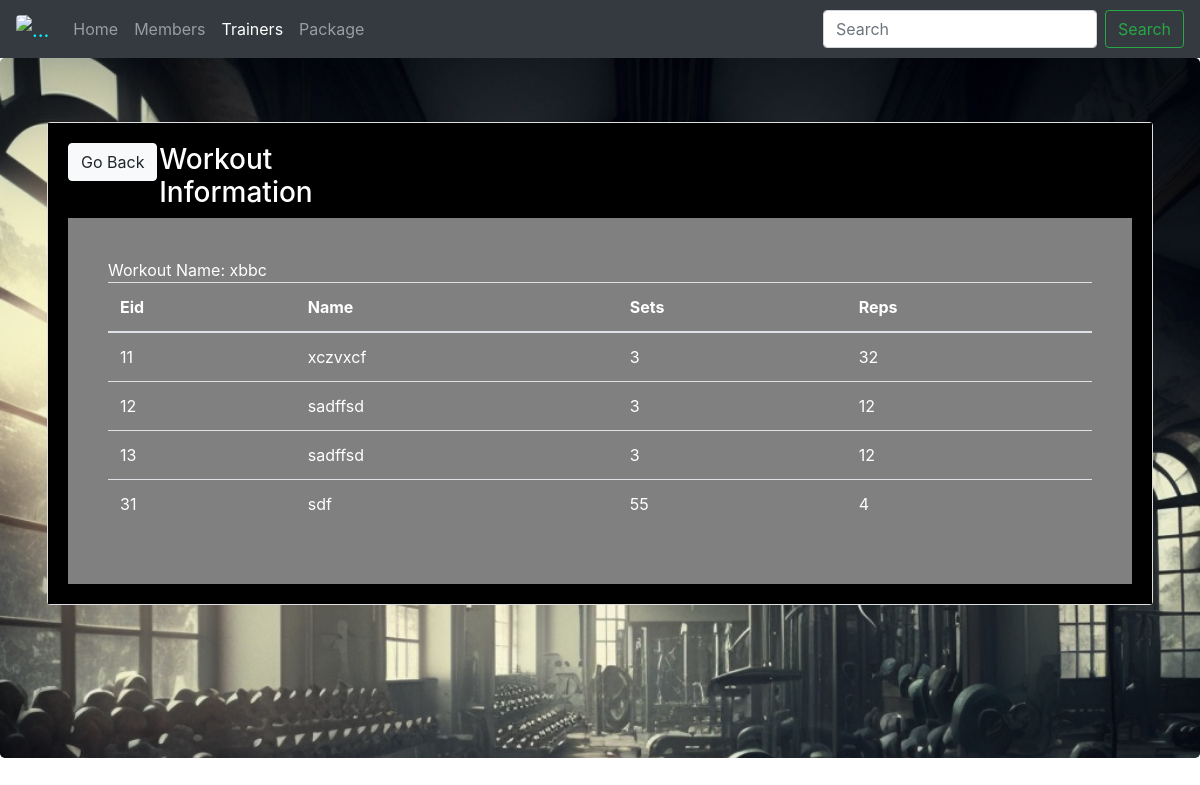
Page /project/wo.php?id=9 on the committed database.
### tables this page shows
CREATE TABLE IF NOT EXISTS `workout` (
  `eid` int(11) NOT NULL AUTO_INCREMENT,
  `e_name` varchar(20) NOT NULL,
  `sets` int(11) NOT NULL,
  `reps` int(11) NOT NULL,
  PRIMARY KEY (`eid`)
);

### project/wo.php (the view, shortened to what this page needs)
<!DOCTYPE html>
<html>
<head>
	 <link rel="stylesheet" href="https://maxcdn.bootstrapcdn.com/bootstrap/4.0.0-beta/css/bootstrap.min.css">
</head>
<body>
    <nav class="navbar navbar-expand-lg navbar-dark bg-dark">
  <a class="navbar-brand" href="admin-panel.php" style="color: cyan"> <img  class="rounded" alt="..." src="images/logo.jpg" width="30px"></a>
  <div class="collapse navbar-collapse" id="navbarSupportedContent">
    <ul class="navbar-nav mr-auto">
      <li class="nav-item ">
        <a class="nav-link" href="admin-panel.php">Home <span class="sr-only">(current)</span></a>
      </li>
      <li class="nav-item">
        <a class="nav-link" href="member_details.php">Members</a>
      </li>
      <li class="nav-item active">
        <a class="nav-link" href="Trainer.php">Trainers</a>
      </li>
      <li class="nav-item">
        <a class="nav-link" href="package.php">Package</a>
      </li>
    </ul>
    <form class="form-inline my-2 my-lg-0">
      <input class="form-control mr-sm-2" type="search" placeholder="Search" aria-label="Search">
      <button class="btn btn-outline-success my-2 my-sm-0" type="submit">Search</button>
    </form>
  </div>
</nav>
<div class="jumbotron" style="background: url('images/2.png') no-repeat;background-size: cover;height: 700px;">
 <div class="container">
<div class="card">
     <div class="card-body" style="background-color:black;color:white;">
         <div class="row">
             <div class="col-md-1">
    <a href="user.php" class="btn btn-light ">Go Back</a>
             </div>
             <div class="col-md-3"><h3> Workout Information</h3></div>
             <div class="col-md-8">
         </div></div>
     <div class="card-body" style="background-color:grey;color:#ffffff;">
         <div class="card-body">
    <table class="table table-hover">
        <thead>
     <tr>
			 <th>Eid</th>
			 <th>Name</th>
			 <th>Sets</th>
			 <th>Reps</th>
        </tr>
        </thead>
        <tbody>
          <?php
          global $con;
          $id=$_GET['id'];
           $query="select wid from user where uid=$id";
           $result=mysqli_query($con,$query);
					 while ($row=mysqli_fetch_array($result)){
								$name=$row ['wid'];
$qu="select * from wo where wid=$name";
$res=mysqli_query($con,$qu);
while ($row=mysqli_fetch_array($res)){
  	$n1=$row ['e1'];
    $n2=$row ['e2'];
    $n3=$row ['e3'];
    $n4=$row ['e4'];
   $n5=$row ['e5'];
  $q1="select * from workout where eid=$n1 or eid=$n2 or eid=$n3 or eid=$n4 or eid=$n5";
  $re=mysqli_query($con,$q1);
  while ($row=mysqli_fetch_array($re)){
    $ename=$row ['e_name'];
    $sets=$row ['sets'];
    $reps=$row ['reps'];
    $eid=$row ['eid'];
						 echo "<tr>
<td>$eid</td>
             <td>$ename</td>
             <td>$sets</td>
             <td>$reps</td>
             </tr>	 ";}
}
               }     ?>
        </tbody>
    </table>
</div>
     </div>
    </div>
    </div>
    </div>
    </body>
</html>

### rows in the picture
workout: eid "11", e_name "xczvxcf", sets "3", reps "32"
workout: eid "12", e_name "sadffsd", sets "3", reps "12"
workout: eid "13", e_name "sadffsd", sets "3", reps "12"
workout: eid "31", e_name "sdf", sets "55", reps "4"
